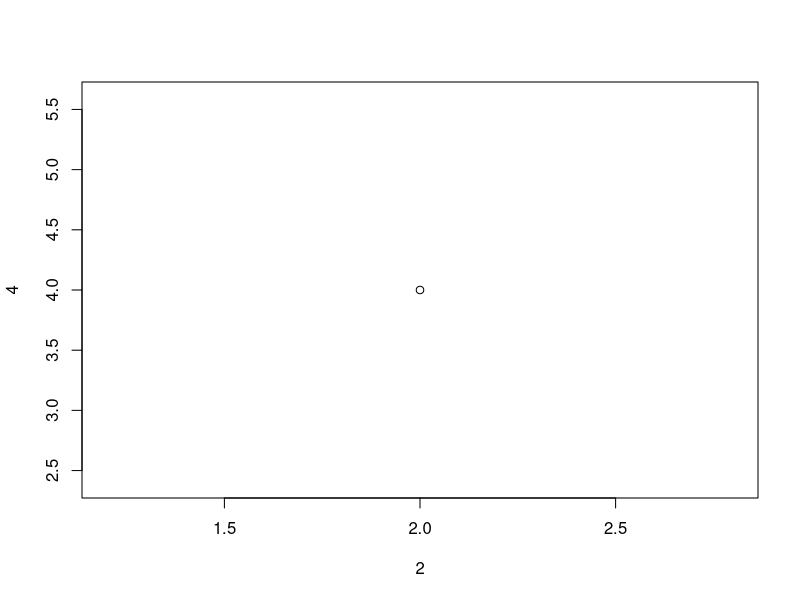
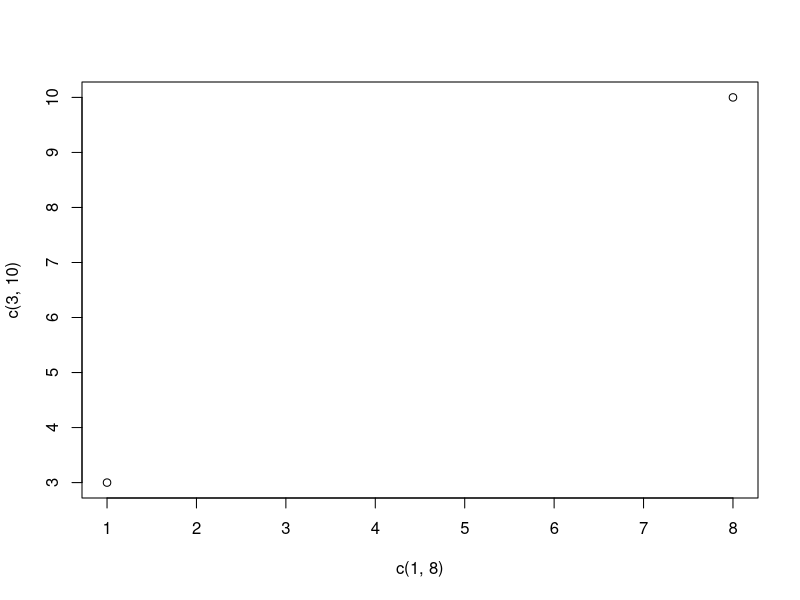
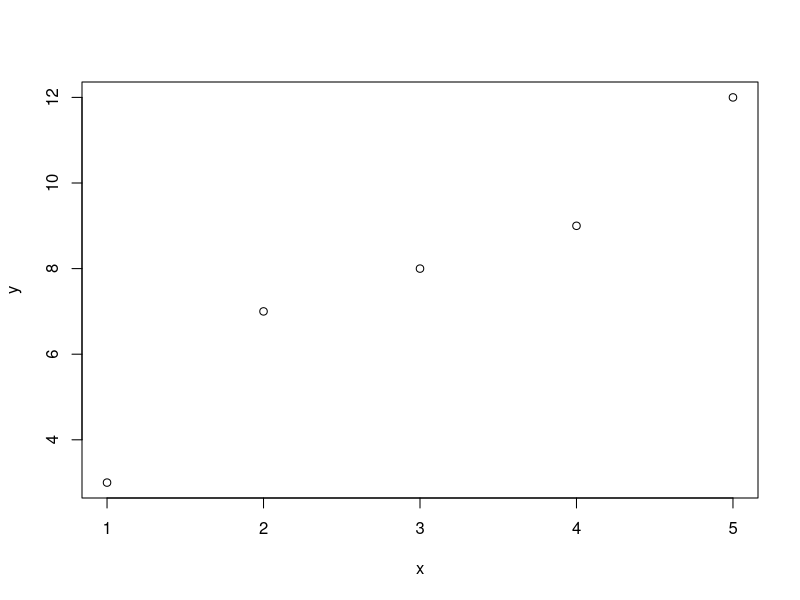
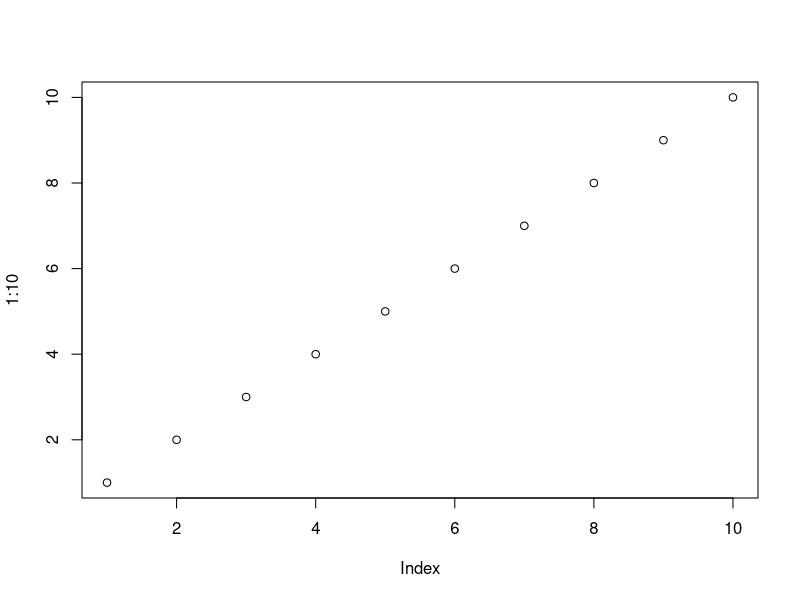
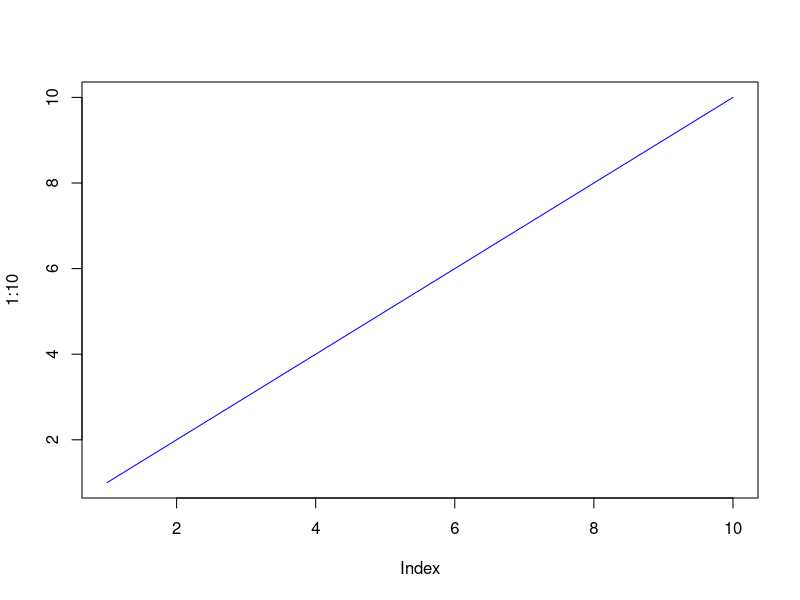
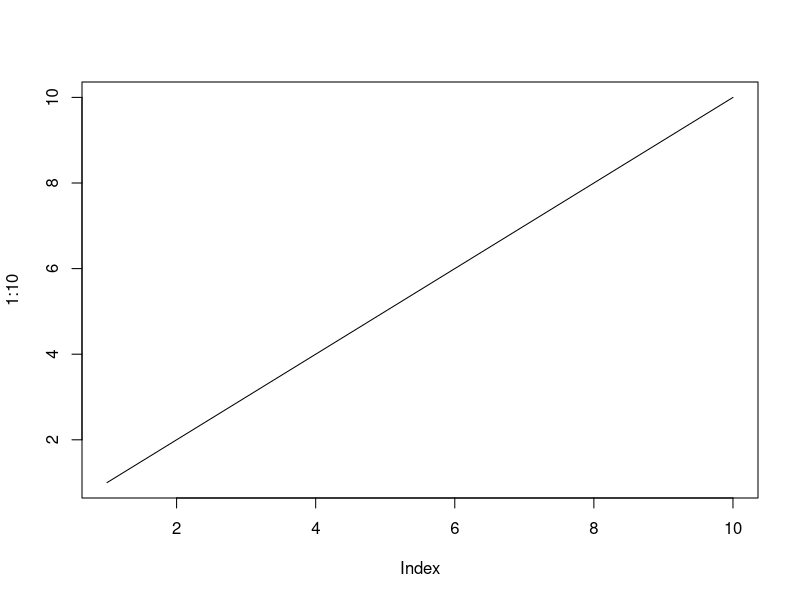
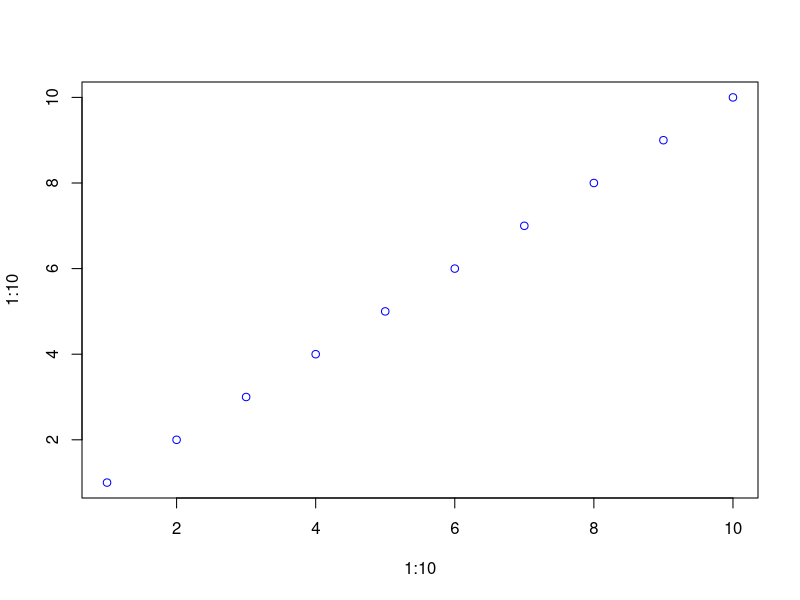
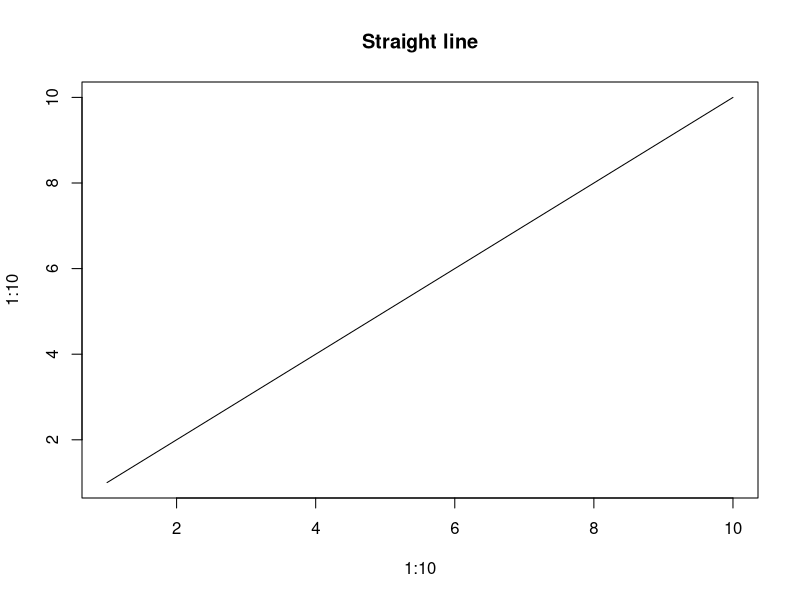

Here is the R script that generated these plots, in order: (Note: this script raises an error after producing the figures.)
# Graph
# Date: 16 October 2022 
# The plot() function is used to draw points (markers) in a diagram.



plot(2,4) # Allow two points only
plot(c(1,8), c(3,10))


x <- c(1, 2, 3, 4, 5)
y <- c(3, 7, 8, 9, 12)

print(x)
print(y)

plot(x, y)
plot(1:10)
plot(1:10, type="l", col="blue")

plot(1:10, type="l")

#########################


plot(1:10,1:10, col="blue")
plot(1:10,1:10, type="l",main="Straight line")


x <- rnorm(100)
hist(x, probability=T, main="Histogram of 100 random normal data points") 
ndens <- density(x, width=0.9)   
ndens <- density(x, width=0.9)   
lines(ndens) 
par( pty="s")          # set all plots drawn to be square 
par( cex=.8)    
par(mfrow=c(2,3)) 
par(mfrow=c(1,1)) 
par(mfcol=c(3,2)) 
set.seed(123)    
par(mfrow=c(1,2))
X<- matrix( rnorm(200*3), ncol=3) 
hist( X[,1]) 
boxplot( X[,1],X[,2], X[,3])   
title(main="boxplot function", sub="sub title")

x <- c(5,7,8,7,2,2,9,4,11,12,9,6)
y <- c(99,86,87,88,111,103,87,94,78,77,85,86)
plot(x, y, type="l", col="blue")



x2 <- c(2,2,8,1,15,8,12,9,7,3,11,4,7,14,12)
y2 <- c(100,105,84,105,90,99,90,95,94,100,79,112,91,80,85)

plot(x1, y1, main="Observation of Cars", xlab="Car age", ylab="Car speed", col="red", cex=2)
points(x2, y2, col="blue", cex=2)


# Pie Charts

# Create a vector of pies
x <- c(10,20,30,40)
mylabel <- c("Apples", "Bananas", "Cherries", "Dates")
pie(x, label = mylabel, main = "Fruits")

# Display the pie chart
pie(x)



# Bar Plot
x <- c(1,2,4,8)

barplot(y, names.arg = x)
